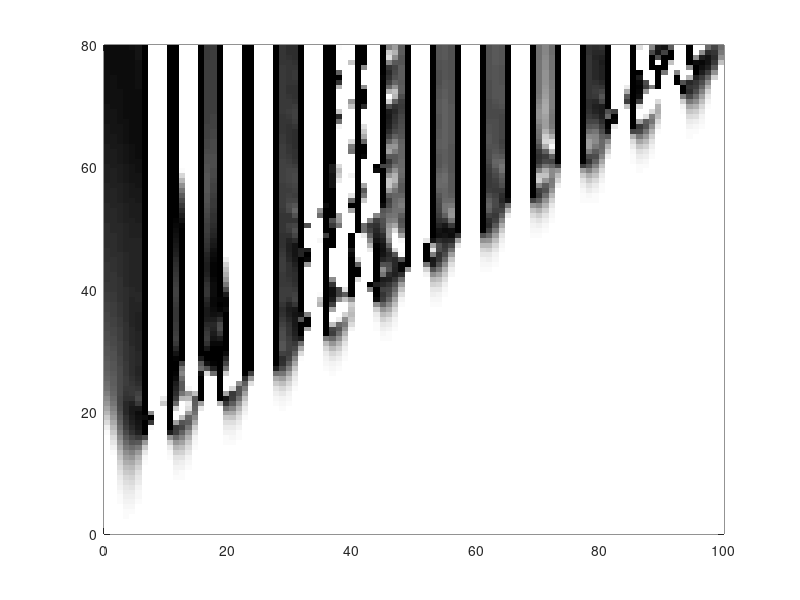

This figure's MATLAB source: (Note: this script raises an error after producing the figure.)
% model parameters
b = 1.01;
kappa = 1;

% simulation parameters
dt = .0001; T = 80;
dx = 1;
numsteps = T/dt;
N = 100;

% initial conditions
U0 = ones(N,1); U0(1) = U0(1) + .1
V0 = ones(N,1);

% initialize the matrices
U = zeros(N,numsteps); V = zeros(N,numsteps);
U(:,1) = U0; V(:,1) = V0;

%construct derivative matrix
B = [-ones(N,1) ones(N,1)];
d = [-1; 1];
D = spdiags(B, d, N, N);
D(1,1) = -1;
D(N,N) = 1;
D = D/dx;

% construct laplacian matrix
uDiag = [0; ones(N-1,1)];
cDiag = [-1;-2*ones(N-2,1);-1];
lDiag = [ones(N-1,1); 0];
B = [uDiag, cDiag, lDiag];
d = [1; 0; -1];
L = spdiags(B, d, N, N)/dx^2;

[L_U, U_U, ~] = lu(speye(N)-dt/2*L);
[L_V, U_V, ~] = lu(speye(N)-dt/2*(kappa*L-speye(N)));

U_op = speye(N)+dt/2*L;
V_op = speye(N)+dt/2*(kappa*L-speye(N));

%Explicit Euler Method
for i=2:numsteps
    U_op*U(:,i-1);
    U(:,i) = U_U\(L_U\(U_op*U(:,i-1)-dt*b*D*(D*V(:,i-1).*U(:,i-1))));
    V(:,i) = U_V\(L_V\(V_op*V(:,i-1)+dt*U(:,i-1)));
end

figure
pcolor(linspace(0,dx*N,N),linspace(0,dt*numsteps,100),U(:,1:floor(end/100):end)')
shading flat
colormap gray
drawnow
axis([0 dx*N 0 T 0 .1 0 1])
    
animate(U,V,dx)